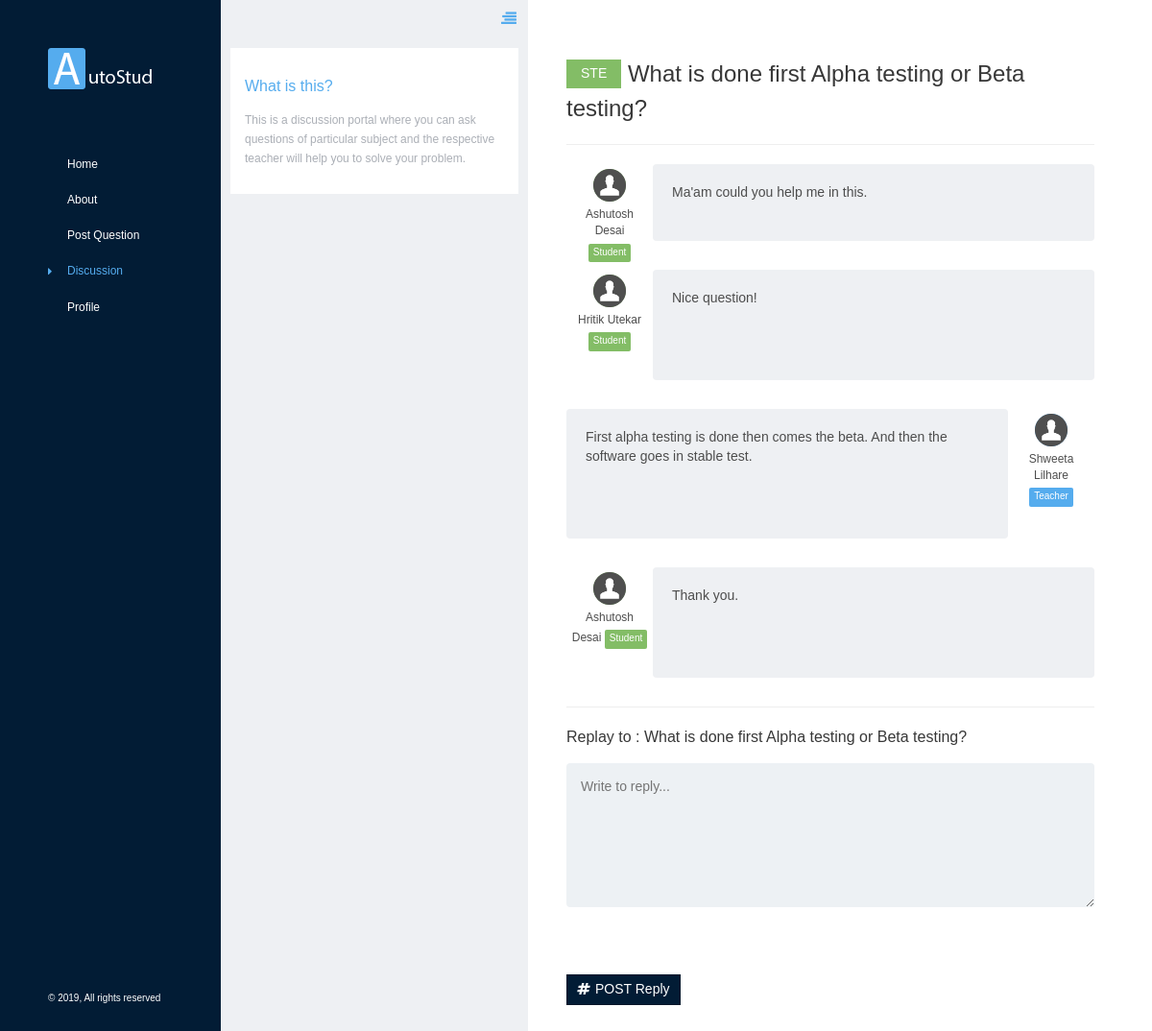
Page /discussion/discussion.php?id=2&&subject=STE (signed in) on the committed database.
### tables this page shows
CREATE TABLE `questions` (
  `id` int(11) NOT NULL,
  `enroll` varchar(256) NOT NULL,
  `subject` varchar(256) NOT NULL,
  `question` text NOT NULL,
  `description` text NOT NULL,
  `status` varchar(256) NOT NULL DEFAULT 'Unsolved',
  `notify` int(11) NOT NULL DEFAULT '0'
);

CREATE TABLE `user_login` (
  `id` int(11) NOT NULL,
  `user_first` varchar(256) NOT NULL,
  `user_last` varchar(256) NOT NULL,
  `user_email` varchar(256) NOT NULL,
  `user_uid` varchar(256) NOT NULL,
  `enroll` varchar(256) DEFAULT NULL,
  `user_pwd` varchar(256) NOT NULL
);

CREATE TABLE `discussion` (
  `id` int(11) NOT NULL,
  `question_id` int(11) NOT NULL,
  `enroll` varchar(256) DEFAULT NULL,
  `teacher_id` varchar(256) DEFAULT NULL,
  `user_type` varchar(256) NOT NULL,
  `user_first` varchar(256) NOT NULL,
  `user_last` varchar(256) NOT NULL,
  `message` text NOT NULL,
  `subject` varchar(256) NOT NULL
);

### discussion/discussion.php (the view, shortened to what this page needs)
<?php
if (isset($_GET['id'])) {
    include '../includes/dbh.inc.php';
    $id = $_GET['id'];
    $sql = "SELECT * FROM questions WHERE id='$id'";
    $result = mysqli_query($conn, $sql);
    $row = mysqli_fetch_assoc($result);
    $enroll = $row['enroll'];
    $sql1 = "SELECT * FROM user_login WHERE enroll='$enroll'";
    $result1 = mysqli_query($conn, $sql1);
    $row1 = mysqli_fetch_assoc($result1);
}
?>
<!doctype html>
<html lang="">
<head>
    <link href="../assets/css/style.css" rel="stylesheet" type="text/css">
    <link href="../assets/css/custom.css" rel="stylesheet" type="text/css">
</head>
<body class="quickSectionActive skipAutoCollapse">
<div class="bodyWrap">
    <header class="doc-header">
        <div class="logoWrap">
            <a href="../home"><img src="../assets/img/basic/logo.png" alt="/" width="109" height="43"></a>
        </div>
        <ul class="main-nav">
            <li><a href="../home">Home</a></li>
            <li><a href="../about/">About</a></li>
            <li><a href="../post_question/">Post Question</a></li>
            <li class="active"><a href="./">Discussion</a></li>
            <li><a href="../login"><?php
                    if (!isset($_SESSION['u_uid'])) {
                        echo 'Sign in / Sign up';
                    } else {
                        echo 'Profile';
                    }
                    ?></a></li>
        </ul>
        <span class="copyRights">&copy; 2019, All rights reserved</span>
    </header>
    <div class="optionsPanel">
        <button class="toggleOptionPanel"><i class="fa fa-align-right"></i></button>
        <div class="inner">
            <div class="text-widget">
                <h4>What is this?</h4>
                <p>This is a discussion portal where you can ask questions of particular subject and the respective teacher will help you to solve your problem.</p>
            </div>
            <br>
        </div>
    </div>
    <main class="contentArea">
        <div class="contentAreaInner clearfix">
            <div class="heading">
                <?php
                echo '<h1><span class="version status solved">'.$row['subject'].'</span> '.$row['question'].'</h1>';
                ?>
                <hr>
            </div>
            <div class="discussion-area">
                <div class="topic-comments">
                    <div class="comment user-comment">
                        <div class="comment-content">
                            <p>
                            <?php echo $row['description']; ?><br>&nbsp;
                            </p>
                        </div>
                        <cite class="commentator">
                            <span class="auth-dp"><img src="../assets/img/avatar.png" alt="asd"></span>
                            <?php echo $row1['user_first'].' '.$row1['user_last'].'<br>'; ?>
                            <span>Student</span>
                        </cite>
                    </div>
                    <?php
                    $sql_discussion = "SELECT * FROM discussion WHERE question_id='$id'";
                    $result_discussion = mysqli_query($conn, $sql_discussion);
                    while ($row_discussion = mysqli_fetch_assoc($result_discussion)){
                        if ($row_discussion['teacher_id'] != NULL){
                            echo '<div class="comment staff-comment">
                                <div class="comment-content">
                                    <p>'.$row_discussion['message'].'</p><br>&nbsp;
                                </div>
                                <cite class="commentator">
                                    <span class="auth-dp"><img src="../assets/img/avatar.png" alt="asd"></span>
                                    '.$row_discussion['user_first'].' '.$row_discussion['user_last'].'
                                    <span>Teacher</span>
                                </cite>
                            </div>';
                        } elseif ($row_discussion['enroll'] != NULL) {
                            echo '<div class="comment user-comment">
                                <div class="comment-content">
                                    <p>'.$row_discussion['message'].'</p><br>&nbsp;
                                </div>
                                <cite class="commentator">
                                    <span class="auth-dp"><img src="../assets/img/avatar.png" alt="asd"></span>
                                    '.$row_discussion['user_first'].' '.$row_discussion['user_last'].'
                                    <span>Student</span>
                                </cite>
                            </div>';
                        }
                    }
                    ?>
                </div>
                <hr>
                <h4>Replay to : <?php echo $row['question']; ?></h4>
                <form method="POST" action="logic/post_message.php">
                    <div class="input-block">
                        <textarea name="message" placeholder="Write to reply..." class="text-area-sm" id="writeDetails"></textarea>
                    </div>
                    <br>
                    <br>
                    <br>
                    <button type="submit" name="postMessage" class="btn"><i class="fa fa-hashtag"></i>POST Reply</button>
                </form>
            </div>
        </div>
    </main>
</div>
</body>
</html>

### rows in the picture
questions: subject "STE", question "What is done first Alpha testing or Beta testing?", description "Ma'am could you help me in this."
user_login: user_first "Ashutosh", user_last "Desai"
discussion: message "Nice question!", user_first "Hritik", user_last "Utekar"
discussion: message "First alpha testing is done then comes the beta. And then the software goes in stable test.", user_first "Shweeta", user_last "Lilhare"
discussion: message "Thank you.", user_first "Ashutosh", user_last "Desai"
